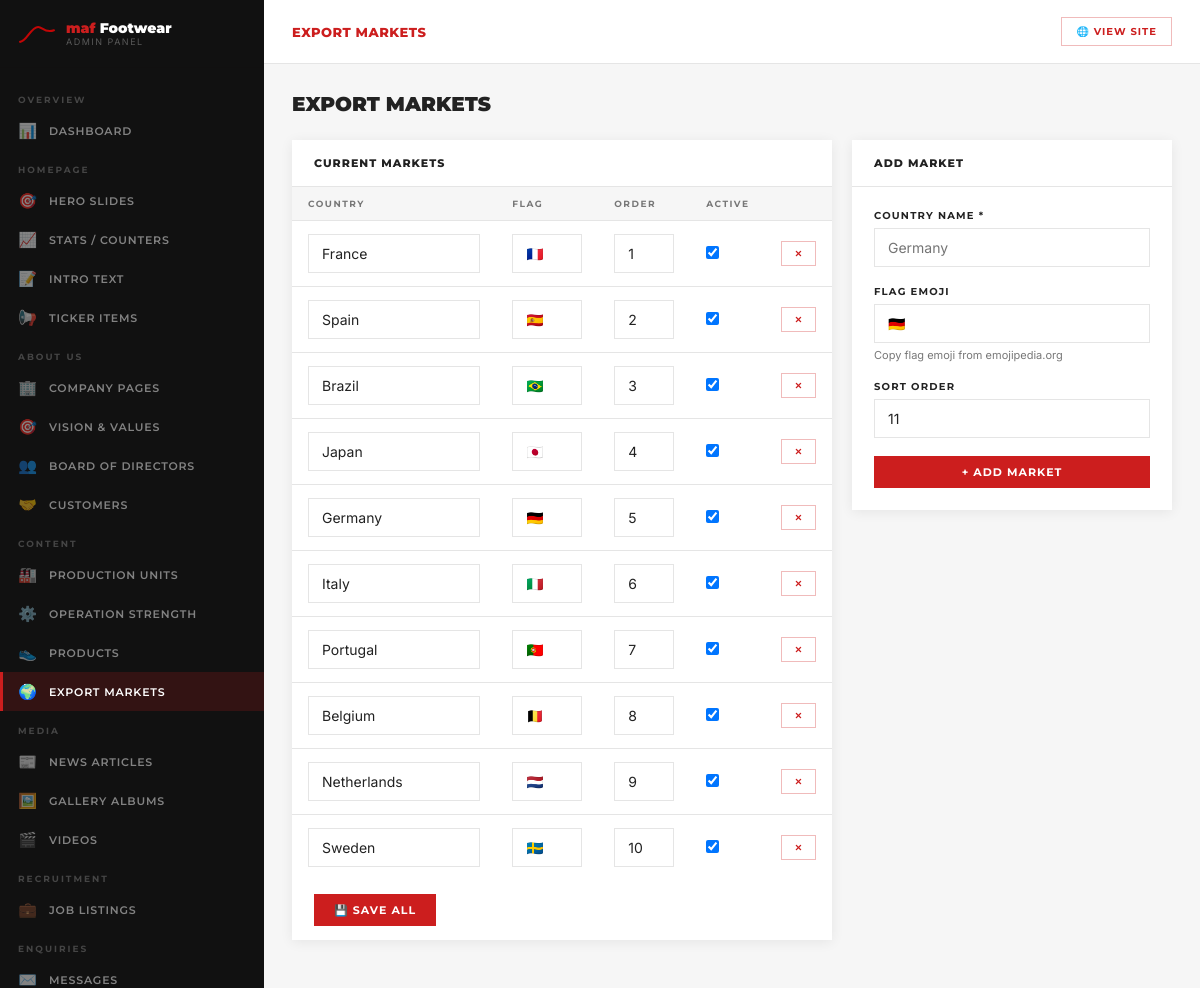
The page /admin/pages/markets.php (signed in) on the database its author committed.
### tables this page shows
CREATE TABLE export_markets (
  id INT AUTO_INCREMENT PRIMARY KEY,
  country VARCHAR(100) NOT NULL,
  flag_emoji VARCHAR(10),
  sort_order INT DEFAULT 0,
  is_active TINYINT(1) DEFAULT 1
);

### config/db.php (called while the page is built, shortened)
<?php
class DB {
    private static $pdo = null;
    public static function connect() {
        if (self::$pdo === null) {
            $dsn = 'mysql:host=' . DB_HOST
                 . ';dbname=' . DB_NAME
                 . ';charset=' . DB_CHARSET;
            try {
                self::$pdo = new PDO($dsn, DB_USER, DB_PASS, array(
                    PDO::ATTR_ERRMODE            => PDO::ERRMODE_EXCEPTION,
                    PDO::ATTR_DEFAULT_FETCH_MODE => PDO::FETCH_ASSOC,
                    PDO::ATTR_EMULATE_PREPARES   => false,
                ));
            } catch (PDOException $e) {
                http_response_code(500);
                die('
                <div style="font-family:Arial,sans-serif;max-width:600px;margin:60px auto;
                            padding:36px;border:1px solid #e0e0e0;border-top:4px solid #CC1E1E">
                  <h2 style="color:#CC1E1E;margin:0 0 16px">&#9888; Database সংযোগ ব্যর্থ</h2>
                  <p style="margin:0 0 16px;color:#444">
                    <strong>config/db.php</strong> ফাইলে DB_NAME, DB_USER, DB_PASS চেক করুন।
                  </p>
                  <div style="background:#fff3cd;padding:12px 16px;border-left:4px solid #f59e0b;
                              font-size:13px;color:#856404">
                    <strong>Error:</strong> ' . htmlspecialchars($e->getMessage()) . '
                  </div>
                  <p style="font-size:12px;color:#888;margin-top:14px">
                    phpMyAdmin &#8594; <strong>maf_shoes</strong> database আছে কিনা দেখুন &#8594;
                    না থাকলে তৈরি করুন এবং <code>config/install.sql</code> import করুন।
                  </p>
                </div>');
            }
        }
        return self::$pdo;
    }
    public static function fetchAll($sql, $params = array()) {
        $stmt = self::connect()->prepare($sql);
        $stmt->execute($params);
        return $stmt->fetchAll();
    }
}

### includes/functions.php (called while the page is built, shortened)
<?php
require_once __DIR__ . '/../config/db.php';
function e(string $s): string { return htmlspecialchars($s, ENT_QUOTES, 'UTF-8'); }
function csrfToken(): string {
    return $_SESSION['csrf'];
}

### admin/pages/markets.php (the view, shortened to what this page needs)
<?php
require_once __DIR__.'/../../includes/functions.php';
require_once __DIR__.'/../includes/header.php';
$markets=DB::fetchAll("SELECT * FROM export_markets ORDER BY sort_order");
?>
<div class="pg-header"><div class="pg-title">Export Markets</div></div>
<div style="display:grid;grid-template-columns:1fr 320px;gap:20px">
  <form method="POST"><input type="hidden" name="action" value="update_all"><?=csrfField()?>
    <div class="panel"><div class="panel-head"><span class="panel-title">Current Markets</span></div>
      <div class="panel-body np"><table class="adm-tbl">
        <thead><tr><th>Country</th><th>Flag</th><th>Order</th><th>Active</th><th></th></tr></thead>
        <tbody>
        <?php foreach($markets as $m): ?>
        <tr>
          <td><input class="adm-fi" name="markets[<?=$m['id']?>][country]" value="<?=e($m['country'])?>"/></td>
          <td><input class="adm-fi" name="markets[<?=$m['id']?>][flag]" value="<?=e($m['flag_emoji'])?>" style="width:70px"/></td>
          <td><input class="adm-fi" type="number" name="markets[<?=$m['id']?>][sort]" value="<?=$m['sort_order']?>" style="width:60px"/></td>
          <td><input type="checkbox" name="markets[<?=$m['id']?>][active]" <?=$m['is_active']?'checked':''?>></td>
          <td><a href="?action=delete&id=<?=$m['id']?>&t=<?=csrfToken()?>" class="adm-btn adm-btn-del adm-btn-sm" data-confirm="Delete?">✕</a></td>
        </tr>
        <?php endforeach; ?>
        </tbody></table>
      </div>
      <div style="padding:14px 22px"><button type="submit" class="adm-btn adm-btn-red">💾 Save All</button></div>
    </div>
  </form>
  <form method="POST"><input type="hidden" name="action" value="add"><?=csrfField()?>
    <div class="panel" style="height:fit-content"><div class="panel-head"><span class="panel-title">Add Market</span></div>
      <div class="panel-body">
        <div class="adm-fg"><label class="adm-fl">Country Name *</label><input class="adm-fi" name="country" placeholder="Germany" required/></div>
        <div class="adm-fg"><label class="adm-fl">Flag Emoji</label><input class="adm-fi" name="flag_emoji" placeholder="🇩🇪"/><p class="adm-hint">Copy flag emoji from emojipedia.org</p></div>
        <div class="adm-fg"><label class="adm-fl">Sort Order</label><input class="adm-fi" type="number" name="sort_order" value="<?=count($markets)+1?>"/></div>
        <button type="submit" class="adm-btn adm-btn-red" style="width:100%">+ Add Market</button>
      </div>
    </div>
  </form>
</div>
<?php require_once __DIR__.'/../includes/footer.php'; ?>

### admin/css/admin.css (style rules this page uses)
:root { --red:#CC1E1E;--red-d:#A01616; --dark:#1C1C1C;--sidebar:#111111; --sw:264px;--hh:64px; --white:#fff;--bg:#F6F6F6; --border:#E5E5E5;--text:#222;--muted:#777; --font-h:'Montserrat',sans-serif;--font-b:'Inter',sans-serif; --shadow:0 2px 12px rgba(0,0,0,.07); }
*,*::before,*::after { box-sizing:border-box;margin:0;padding:0 }
html,body { height:100%;font-family:var(--font-b) }
body { background:var(--bg);color:var(--text) }
a { text-decoration:none;color:inherit }
.pg-header { display:flex;align-items:center;justify-content:space-between;margin-bottom:24px;flex-wrap:wrap;gap:14px }
.pg-title { font-family:var(--font-h);font-size:20px;font-weight:900;text-transform:uppercase;color:var(--text) }
.panel { background:#fff;box-shadow:var(--shadow);margin-bottom:20px }
.panel-head { display:flex;align-items:center;justify-content:space-between;padding:16px 22px;border-bottom:1px solid var(--border) }
.panel-title { font-family:var(--font-h);font-size:11px;font-weight:800;text-transform:uppercase;letter-spacing:1px;color:var(--text) }
.panel-body { padding:22px }
.panel-body.np { padding:0 }
.adm-tbl { width:100%;border-collapse:collapse;font-size:13px }
.adm-tbl th { font-family:var(--font-h);font-size:9px;font-weight:700;text-transform:uppercase;letter-spacing:1.5px;color:var(--muted);padding:11px 16px;text-align:left;background:var(--bg);border-bottom:1px solid var(--border) }
.adm-tbl td { padding:13px 16px;border-bottom:1px solid var(--border);vertical-align:middle }
.adm-tbl tr:last-child td { border-bottom:none }
.adm-btn { display:inline-block;font-family:var(--font-h);font-size:11px;font-weight:700;text-transform:uppercase;letter-spacing:1px;padding:9px 20px;border:none;cursor:pointer;transition:.2s }
.adm-btn-red { background:var(--red);color:#fff }
.adm-btn-del { background:transparent;color:var(--red);border:1px solid rgba(204,30,30,.3) }
.adm-btn-sm { padding:6px 12px!important;font-size:9px!important }
.adm-fg { margin-bottom:18px }
.adm-fl { display:block;font-family:var(--font-h);font-size:10px;font-weight:700;text-transform:uppercase;letter-spacing:1.2px;color:var(--text);margin-bottom:6px }
.adm-fi,.adm-fs,.adm-ft { width:100%;padding:10px 13px;border:1px solid var(--border);font-family:var(--font-b);font-size:14px;background:#fff;color:var(--text);outline:none;transition:border-color .2s;border-radius:0 }
.adm-hint { font-size:11px;color:var(--muted);margin-top:5px }

### rows shown on the page
export_markets: country "France", flag_emoji "🇫🇷", id+sort_order "1", is_active "☑"
export_markets: country "Spain", flag_emoji "🇪🇸", id+sort_order "2", is_active "☑"
export_markets: country "Brazil", flag_emoji "🇧🇷", id+sort_order "3", is_active "☑"
export_markets: country "Japan", flag_emoji "🇯🇵", id+sort_order "4", is_active "☑"
export_markets: country "Germany", flag_emoji "🇩🇪", id+sort_order "5", is_active "☑"
export_markets: country "Italy", flag_emoji "🇮🇹", id+sort_order "6", is_active "☑"
export_markets: country "Portugal", flag_emoji "🇵🇹", id+sort_order "7", is_active "☑"
export_markets: country "Belgium", flag_emoji "🇧🇪", id+sort_order "8", is_active "☑"
export_markets: country "Netherlands", flag_emoji "🇳🇱", id+sort_order "9", is_active "☑"
export_markets: country "Sweden", flag_emoji "🇸🇪", id+sort_order "10", is_active "☑"

### other values the page prints
$pageTitle "EXPORT MARKETS"
